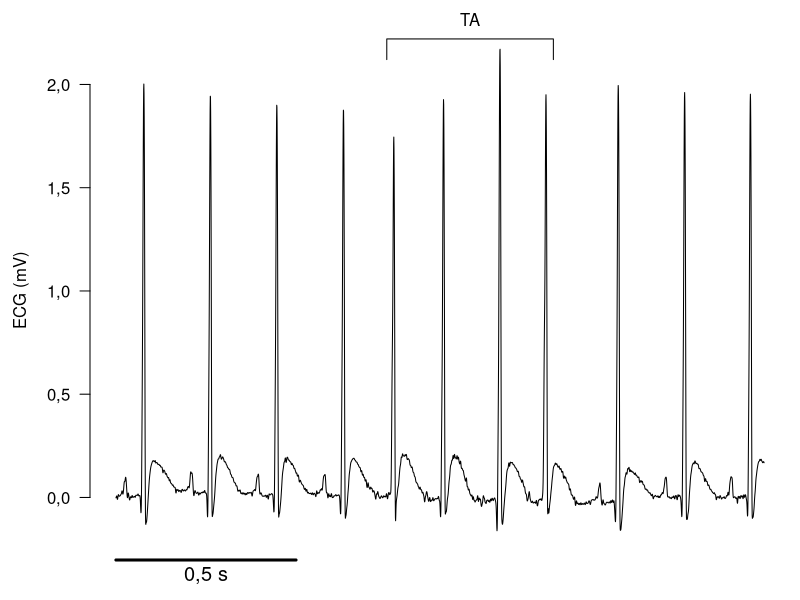

Generate this figure with R:
pdf("ExFA.pdf", width=7, height=4) 

options(OutDec= ",")

interTA <- function(xbegin, xend, ytop){
deltax = 0.02
deltay = 0.05
lines(c(xbegin-deltax, xbegin-deltax, xend+deltax, xend+deltax), c(ytop-deltay, ytop+deltay, ytop+deltay, ytop-deltay))
mtext("TA", side=3, at=(xbegin+xend)/2, adj=0.5)
} 




par(mar=c(2.5, 4.5, 1.5, 0.5), las=1)

ECGi = scan("ExFA.txt", what=list(0, 0))
times = unlist(ECGi[1])
ECG = unlist(ECGi[2])
ECG = ECG + 0.1
ECG=ECG[times<1.8]
times=times[times<1.8]

plot(times, ECG, type="l", xlab="", ylab="ECG (mV)", axes=FALSE)

pks = which(diff(sign(diff(ECG, na.pad = FALSE)), na.pad = FALSE) < 0) + 2
pks = pks[ECG[pks]>1]
interTA(times[pks[5]], times[pks[8]], max(ECG))

axis(1, line=0.5, padj=-1, at=c(0, 0.25, 0.5), labels=c("", "0,5 s", ""), lwd=3, lwd.ticks=0, cex.axis=1.2)
# axis(1)
axis(2)
dev.off()
